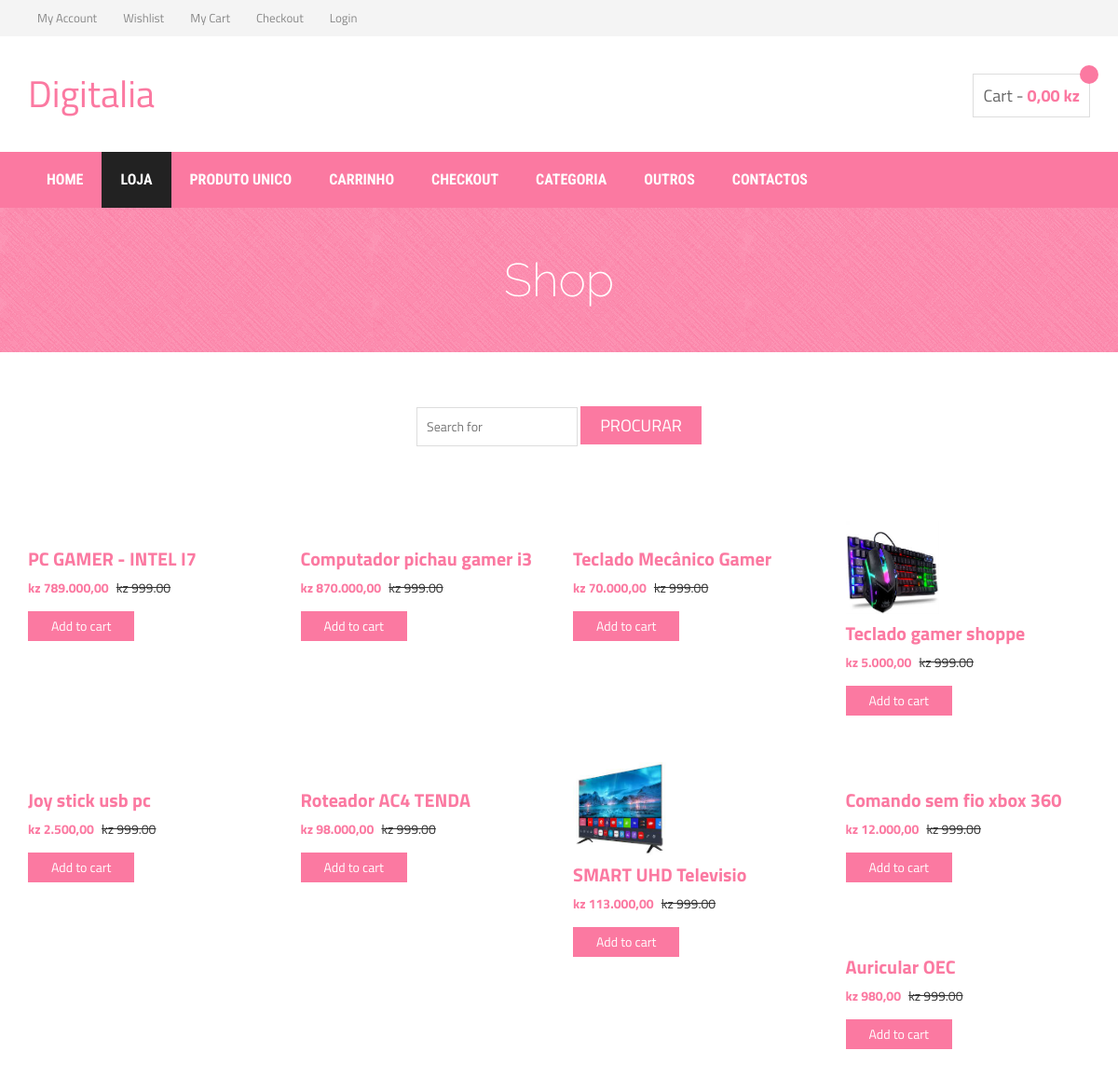
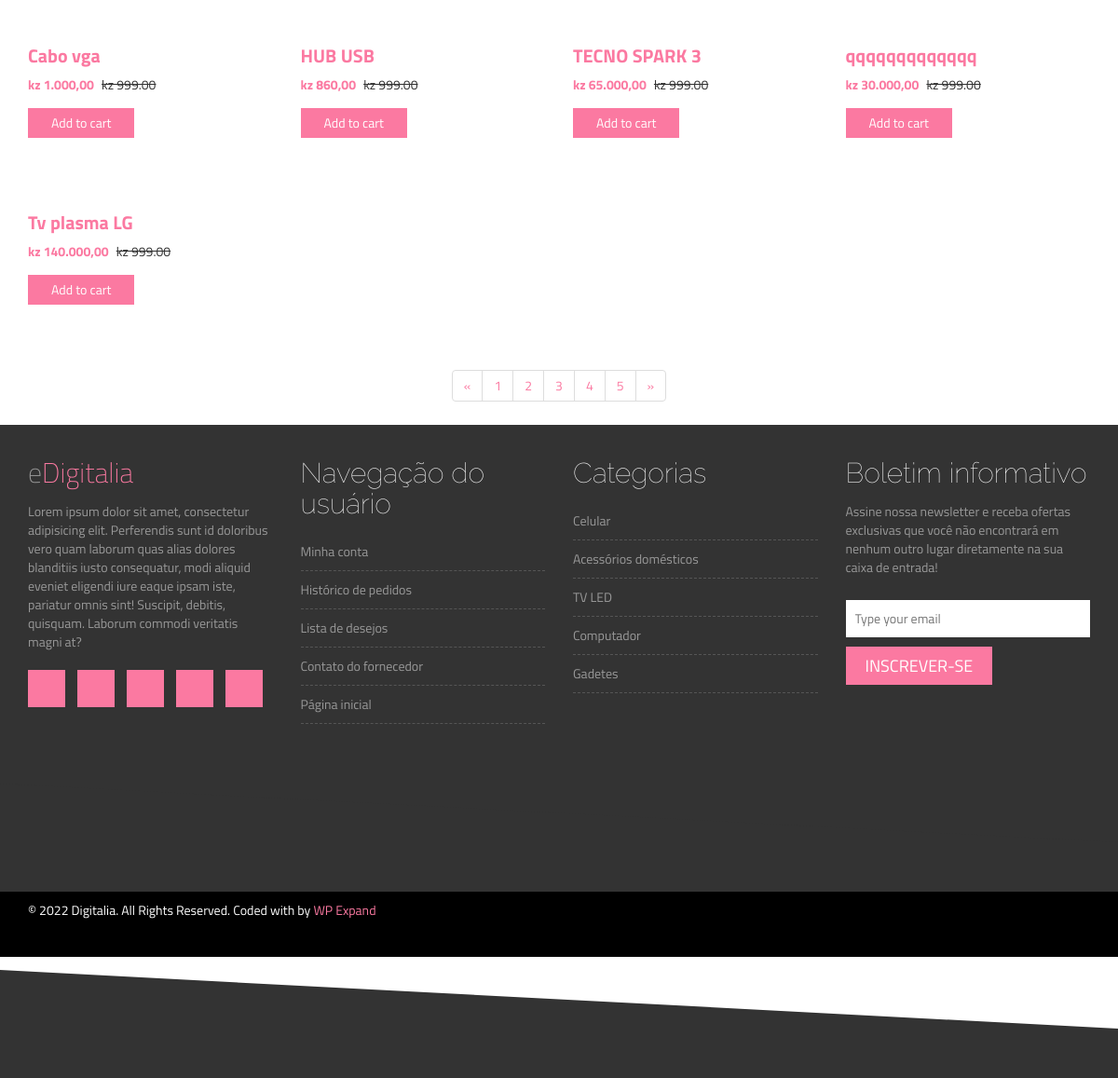
The page /shop.php on the database its author committed (2 pictures, top to bottom).
### tables this page shows
CREATE TABLE `produtos` (
  `id` int(11) NOT NULL AUTO_INCREMENT,
  `nome` varchar(90) DEFAULT NULL,
  `precoUnitario` float DEFAULT NULL,
  `qtd` int(11) DEFAULT NULL,
  `estado` varchar(90) DEFAULT NULL,
  `supplid` int(11) DEFAULT NULL,
  `idCategoria` int(11) DEFAULT NULL,
  `descricao` varchar(289) DEFAULT NULL,
  `imagem` varchar(90) DEFAULT NULL,
  `data` datetime DEFAULT NULL,
  `total` float DEFAULT NULL,
  PRIMARY KEY (`id`),
  KEY `idCategoria` (`idCategoria`),
  CONSTRAINT `produtos_ibfk_1` FOREIGN KEY (`idCategoria`) REFERENCES `categoria` (`id`)
);

### app/selectProdutos.php (called while the page is built, shortened)
<?php
    class Produtos {
        public function resultado( string $comando){
               $conect = new conexao;
               $cnx = $conect->cnxb();
               return mysqli_query($cnx,$comando);
            }
    }
        $procurar = $_POST["search"];
        $cmd = "select produtos.id as idp,produtos.nome,produtos.precoUnitario,produtos.qtd,produtos.estado,produtos.descricao,produtos.data,produtos.total,produtos.imagem,produtos.supplid,  categoria.categoria from produtos inner join categoria on categoria.id=produtos.idCategoria where produtos.nome LIKE '%$procurar%'";
        $res = new Produtos;
        $resultado = $res->resultado($cmd);
?>

### shop.php (the view, shortened to what this page needs)
<!DOCTYPE html>
<?php
    include_once('app/gravar_verificacao.php');
     include_once('app/selectProdutos.php');
?>
<html lang="en">
  <head>
    <link rel="stylesheet" href="css/bootstrap.min.css">
    <link rel="stylesheet" href="css/font-awesome.min.css">
    <link rel="stylesheet" href="css/owl.carousel.css">
    <link rel="stylesheet" href="style.css">
    <link rel="stylesheet" href="css/responsive.css">
  </head>
  <body>
    <div class="header-area">
        <div class="container">
            <div class="row">
                <div class="col-md-8">
                    <div class="user-menu">
                        <ul>
                            <li><a href="#"><i class=" user"></i> My Account</a></li>
                            <li><a href="#"><i class=" heart"></i> Wishlist</a></li>
                            <li><a href="cart.php"><i class=" user"></i> My Cart</a></li>
                            <li><a href="checkout.php"><i class=" user"></i> Checkout</a></li>
                             <?php
                            if(!isset($_SESSION['UsuarioID'])){
                                echo "<li><a href='admin/login.php'><i class=' user'></i> Login</a></li>";
                            }else{
                                echo "<li><a href='app/sair.php'><i class=' user'></i> Logout</a></li>";
                            }
                            ?>
                        </ul>
                    </div>
                </div>
                <div class="col-md-4">
                    <div class="header-right">
                        <ul class="list-unstyled list-inline">
                            <li class="dropdown dropdown-small">
                                 <a data-toggle="dropdown" data-hover="dropdown" class="dropdown-toggle" href="#"><span class="key"><?php if(isset($_SESSION)){ echo"$Semail";} ?> </span></a>
                            </li>
                        </ul>
                    </div>
                </div>
            </div>
        </div>
    </div>
    <div class="site-branding-area">
        <div class="container">
            <div class="row">
                <div class="col-sm-6">
                    <div class="logo">
                        <h1><a href="index.php"><span>Digitalia</span></a></h1>
                    </div>
                </div>
                                <div class="col-sm-6">
                    <div class="shopping-item">
                        <a href="cart.php">Cart - <span class="cart-amunt"><?php
                        echo number_format($final,2,',','.');  ?> kz</span> <i class=" shopping-cart"></i> <span class="product-count"><?php echo $conta ?></span></a>
                    </div>
                </div>
            </div>
        </div>
    </div>
    <div class="mainmenu-area">
        <div class="container">
            <div class="row">
                <div class="navbar-collapse collapse">
                    <ul class="nav navbar-nav">
                        <li><a href="index.php">Home</a></li>
                        <li class="active"><a href="shop.php">Loja</a></li>
                        <li><a href="single-product.php">Produto unico</a></li>
                        <li><a href="cart.php">Carrinho</a></li>
                        <li><a href="checkout.php">Checkout</a></li>
                        <li><a href="#">Categoria</a></li>
                        <li><a href="#">Outros</a></li>
                        <li><a href="#">Contactos</a></li>
                    </ul>
                </div>
            </div>
        </div>
    </div>
    <div class="product-big-title-area">
        <div class="container">
            <div class="row">
                <div class="col-md-12">
                    <div class="product-bit-title text-center">
                        <h2>Shop</h2>
                    </div>
                </div>
            </div>
        </div>
    </div>
                <center>
                <form class="form-header" action="?" method="POST">
                    <div class="footer-newsletter">
                        <h2 class="footer-wid-title">Procurar</h2>
                         <div class="newsletter-form">
                             <input class="au-input au-input--xl" type="text" name="search" placeholder="Search for <?php echo "$procurar" ;?>" />
                            <input type="submit" value="Procurar">
                        </div>
                    </div>
                </form>
               </center>
    <div class="single-product-area">
        <div class="zigzag-bottom"></div>
        <div class="container">
            <div class="row">
            <?php
             if(mysqli_num_rows($resultado)>0){
               while($data=mysqli_fetch_array($resultado,MYSQLI_ASSOC)){
                echo"
                <div class='col-md-3 col-sm-6'>
                    <div class='single-shop-product'>
                        <div class='product-upper'>
                            <img style='height: 100px;' src='upload_img/".$data['imagem'].".jpg' alt=''>
                            <img style='height: 100px;' src='upload_img/".$data['imagem'].".png' alt=''>
                        </div>
                        <h2><a href='single-product.php?id=".$data['idp']."'>".$data['nome']."</a></h2>
                        <div class='product-carousel-price'>
                            <ins>kz ".number_format($data['precoUnitario'],2,',','.')."</ins> <del>kz 999.00</del>
                        </div>
                        <div class='product-option-shop'>
                            <a class='add_to_cart_button' data-quantity='1' data-product_sku='' data-product_id='' rel='nofollow' href='?acao=add&id=".$data['idp']."'>Add to cart</a>
                        </div>
                    </div>
                </div>
               ";
                }
               }
               ?>
            <div class="row">
                <div class="col-md-12">
                    <div class="product-pagination text-center">
                        <nav>
                          <ul class="pagination">
                            <li>
                              <a href="#" aria-label="Previous">
                                <span aria-hidden="true">&laquo;</span>
                              </a>
                            </li>
                            <li><a href="#">1</a></li>
                            <li><a href="#">2</a></li>
                            <li><a href="#">3</a></li>
                            <li><a href="#">4</a></li>
                            <li><a href="#">5</a></li>
                            <li>
                              <a href="#" aria-label="Next">
                                <span aria-hidden="true">&raquo;</span>
                              </a>
                            </li>
                          </ul>
                        </nav>
                    </div>
                </div>
            </div>
        </div>
    </div>
    <div class="footer-top-area">
        <div class="zigzag-bottom"></div>
        <div class="container">
            <div class="row">
                <div class="col-md-3 col-sm-6">
                    <div class="footer-about-us">
                        <h2>e<span>Digitalia</span></h2>
                        <p>Lorem ipsum dolor sit amet, consectetur adipisicing elit. Perferendis sunt id doloribus vero quam laborum quas alias dolores blanditiis iusto consequatur, modi aliquid eveniet eligendi iure eaque ipsam iste, pariatur omnis sint! Suscipit, debitis, quisquam. Laborum commodi veritatis magni at?</p>
                        <div class="footer-social">
                            <a href="#" target="_blank"><i class=" facebook"></i></a>
                            <a href="#" target="_blank"><i class=" twitter"></i></a>
                            <a href="#" target="_blank"><i class=" youtube"></i></a>
                            <a href="#" target="_blank"><i class=" linkedin"></i></a>
                            <a href="#" target="_blank"><i class=" pinterest"></i></a>
                        </div>
                    </div>
                </div>
                <div class="col-md-3 col-sm-6">
                    <div class="footer-menu">
                    <h2 class="footer-wid-title">Navegação do usuário </h2>
                        <ul>
                            <li><a href="#">Minha conta</a></li>
                            <li><a href="#">Histórico de pedidos</a></li>
                            <li><a href="#">Lista de desejos</a></li>
                            <li><a href="#">Contato do fornecedor</a></li>
                            <li><a href="#">Página inicial</a></li>
                        </ul>
                    </div>
                </div>
                <div class="col-md-3 col-sm-6">
                    <div class="footer-menu">
                    <h2 class="footer-wid-title">Categorias</h2>
                        <ul>
                            <li><a href="#">Celular</a></li>
                            <li><a href="#">Acessórios domésticos</a></li>
                            <li><a href="#">TV LED</a></li>
                            <li><a href="#">Computador</a></li>
                            <li><a href="#">Gadetes</a></li>
                        </ul>
                    </div>
                </div>
                <div class="col-md-3 col-sm-6">
                    <div class="footer-newsletter">
                        <h2 class="footer-wid-title">Boletim informativo</h2>
                        <p>Assine nossa newsletter e receba ofertas exclusivas que você não encontrará em nenhum outro lugar diretamente na sua caixa de entrada!</p>                        <div class="newsletter-form">
                            <form action="#">
                                <input type="email" placeholder="Type your email">
                                <input type="submit" value="Inscrever-se">
                            </form>
                        </div>
                    </div>
                </div>
            </div>
        </div>
    </div>
    <div class="footer-bottom-area">
        <div class="container">
            <div class="row">
                <div class="col-md-8">
                    <div class="copyright">
                        <p>&copy; 2022 Digitalia. All Rights Reserved. Coded with <i class=" heart"></i> by <a href="http://wpexpand.com" target="_blank">WP Expand</a></p>
                    </div>
                </div>
                <div class="col-md-4">
                </div>
            </div>
        </div>
    </div>
  </body>
</html>

### style.css (style rules this page uses)
img { max-width: 100%; height: auto; }
h1, h2, h3, h4, h5, h6 { font-weight: 700; margin: 0 0 15px; }
body { font-family: 'Titillium Web', sans-serif; }
.header-area { background: none repeat scroll 0 0 #f4f4f4; }
.header-area a { color: #888; }
.user-menu ul { list-style: outside none none; margin: 0; padding: 0; }
.user-menu li { display: inline-block; }
.user-menu li a { display: block; font-size: 13px; margin-right: 5px; padding: 10px; }
.header-right ul.list-inline { margin: 0; text-align: right; }
.header-right ul.list-inline li a { display: block; padding: 9px; }
.mainmenu-area { background: none repeat scroll 0 0 #fb79a1; font-family: "Roboto Condensed",sans-serif; text-transform: uppercase; width: 100%; z-index: 999; }
.logo h1 { font-size: 40px; margin: 40px 0;font-weight: 400; }
.logo h1 a { color: #999; }
.logo h1 a span { color: #fb79a1; }
.shopping-item { border: 1px solid #ddd; float: right; font-size: 18px; margin-top: 40px; padding: 10px; position: relative; }
.shopping-item a { color: #666; }
.cart-amunt { color: #fb79a1; font-weight: 700; }
.product-count { background: none repeat scroll 0 0 #fb79a1; border-radius: 50%; color: #fff; display: inline-block; font-size: 10px; height: 20px; padding-top: 2px; position: absolute; right: -10px; text-align: center; top: -10px; width: 20px; }
.mainmenu-area ul.navbar-nav li a { color: #fff; font-size: 16px; font-weight: 700; padding: 20px; }
.mainmenu-area ul.navbar-nav li:hover a, .mainmenu-area ul.navbar-nav li.active a { background: #222 }
.slider-area, .promo-area, .brands-area, .maincontent-area, .footer-top-area, .product-widget-area, .product-breadcroumb-area, .single-product-area { position: relative;overflow: hidden }
.zigzag-bottom { background: none repeat scroll 0 0 #fb79a1; bottom: -80px; height: 165px; left: -5%; position: absolute; transform: rotate(3deg); width: 108%; z-index: 9; }
.product-carousel-price ins { color: #fb79a1; font-weight: 700; margin-right: 5px; text-decoration: none; }
.footer-top-area .zigzag-bottom { background: #000 }
.footer-top-area { background: none repeat scroll 0 0 #333; color: #999; padding: 35px 0 180px; }
.footer-bottom-area { background: #000;color: #fff }
.footer-about-us span { color: #fb79a1; }
.footer-wid-title { font-family: raleway; font-size: 30px; font-weight: 100;color: #fff }
.footer-about-us h2 { font-weight: 200; }
.footer-menu ul { list-style: outside none none; margin: 0; padding: 0; }
.footer-menu ul li { border-bottom: 1px dashed #555; padding: 5px 0; }
.footer-menu a { display: block; padding: 5px 0;color: #999 }
.footer-social a { background: none repeat scroll 0 0 #fb79a1; color: #fff; display: inline-block; font-size: 20px; height: 40px; margin-bottom: 10px; margin-right: 10px; padding-top: 5px; text-align: center; width: 40px;border: 1px solid #fb79a1; }
.footer-social { margin-top: 20px }
.newsletter-form input[type="email"] { background: none repeat scroll 0 0 #fff; border: medium none; margin-bottom: 10px; padding: 10px; width: 100%; }
.newsletter-form input[type="submit"] { background: none repeat scroll 0 0 #fb79a1; border: medium none; color: #fff; display: inline-block; font-size: 18px; padding: 7px 20px; text-transform: uppercase;border: 1px solid #fb79a1; }
.newsletter-form { margin-top: 25px; }
a { color: #fb79a1 }
.footer-bottom-area { background: none repeat scroll 0 0 #000; color: #fff; padding-bottom: 40px; }
.copyright > p { margin: 10px 0 0; }
.product-big-title-area { background: url(img/crossword.png) repeat scroll 0 0 #fb79a1 }
.product-bit-title h2 { font-family: raleway; font-size: 50px; font-weight: 200; margin: 0; padding: 50px 0;color: #fff; }
.single-product-area .zigzag-bottom { background-color: #333333 }
.single-product-area { padding: 80px 0 130px; }
input[type="text"], input[type="password"], input[type="email"], textarea { border: 1px solid #ddd; padding: 10px; }
input[type="submit"], button[type=submit] { background: none repeat scroll 0 0 #fb79a1; border: medium none; color: #fff; padding: 11px 20px; text-transform: uppercase; }
.add_to_cart_button { background: none repeat scroll 0 0 #fb79a1; border: medium none; color: #fff; padding: 6px 25px;display: inline-block }
.single-shop-product h2 { font-size: 20px; margin: 10px 0; }
.product-option-shop { margin-top: 15px; }
.single-shop-product { margin-bottom: 50px }
.pagination > li > a, .pagination > li > span { color: #fb79a1; }

### rows shown on the page
produtos: nome "PC GAMER - INTEL I7", precoUnitario "789.000,00"
produtos: nome "Computador pichau gamer i3", precoUnitario "870.000,00"
produtos: nome "Teclado Mecânico Gamer", precoUnitario "70.000,00"
produtos: imagem (picture), nome "Teclado gamer shoppe", precoUnitario "5.000,00"
produtos: nome "Joy stick usb pc", precoUnitario "2.500,00"
produtos: nome "Roteador AC4 TENDA", precoUnitario "98.000,00"
produtos: imagem (picture), nome "SMART UHD Televisio", precoUnitario "113.000,00"
produtos: nome "Comando sem fio xbox 360", precoUnitario "12.000,00"
produtos: nome "Auricular OEC", precoUnitario "980,00"
produtos: nome "Cabo vga", precoUnitario "1.000,00"
produtos: nome "HUB USB", precoUnitario "860,00"
produtos: nome "TECNO SPARK 3", precoUnitario "65.000,00"
produtos: nome "qqqqqqqqqqqqq", precoUnitario "30.000,00"
produtos: nome "Tv plasma LG", precoUnitario "140.000,00"

### other values the page prints
$final "0,00"
